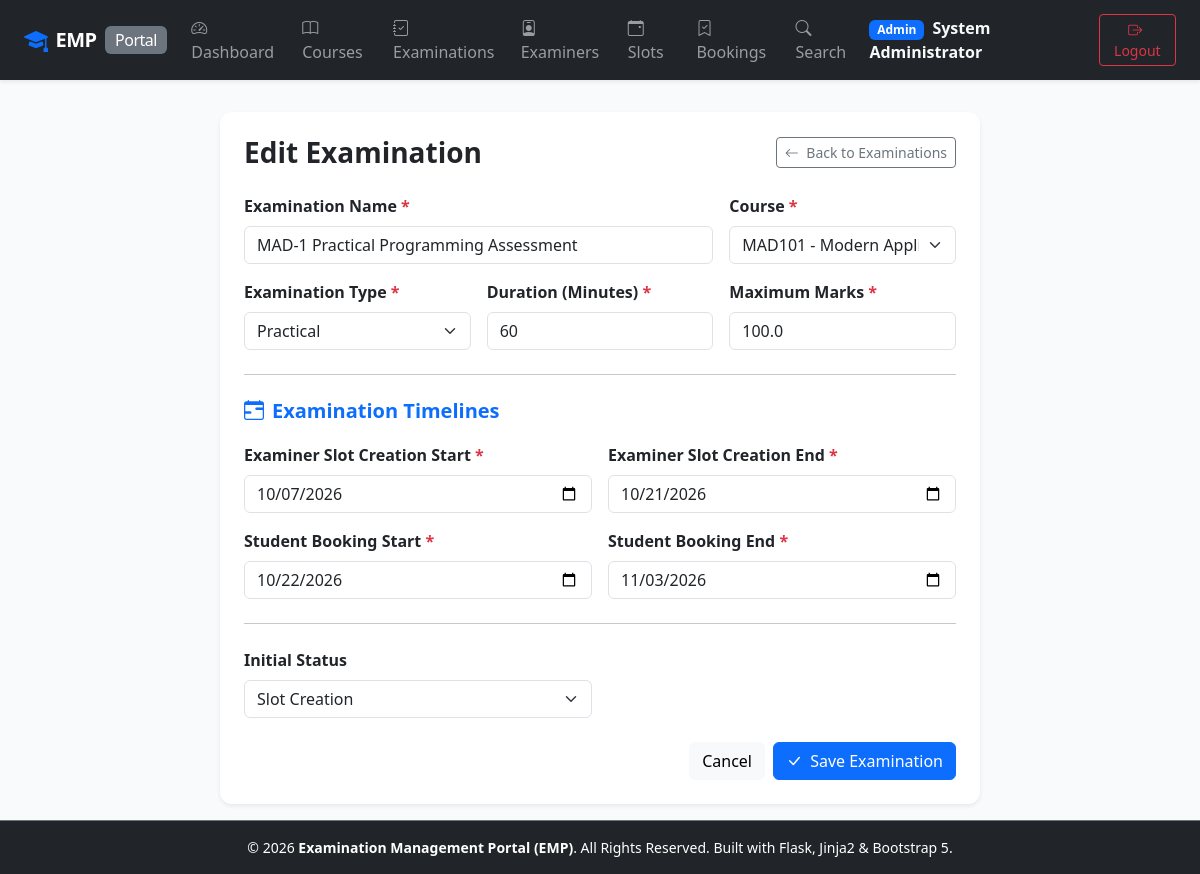
Screenshot of /admin/examinations/2/edit (signed in) with the database file from the repository.
### app/models.py (models this page shows, shortened)
class User(UserMixin, db.Model):
    __tablename__ = 'users'
    id = db.Column(db.Integer, primary_key=True)
    username = db.Column(db.String(80), unique=True, nullable=False, index=True)
    email = db.Column(db.String(120), unique=True, nullable=False, index=True)
    password_hash = db.Column(db.String(255), nullable=False)
    role = db.Column(db.String(20), nullable=False) # 'admin', 'examiner', 'student'
    full_name = db.Column(db.String(120), nullable=False)
    created_at = db.Column(db.DateTime, default=datetime.utcnow)
    examiner_profile = db.relationship('ExaminerProfile', backref='user', uselist=False, cascade='all, delete-orphan')
    student_profile = db.relationship('StudentProfile', backref='user', uselist=False, cascade='all, delete-orphan')
    created_slots = db.relationship('ExaminationSlot', backref='examiner', lazy='dynamic')
    student_bookings = db.relationship('Booking', backref='student', lazy='dynamic')
    evaluations_given = db.relationship('Evaluation', backref='examiner', lazy='dynamic')
    @property
    def is_admin(self):
        return self.role == 'admin'

class Examination(db.Model):
    __tablename__ = 'examinations'
    id = db.Column(db.Integer, primary_key=True)
    course_id = db.Column(db.Integer, db.ForeignKey('courses.id', ondelete='CASCADE'), nullable=False)
    examination_name = db.Column(db.String(150), nullable=False)
    examination_type = db.Column(db.String(50), nullable=False, default='Viva') # 'Viva', 'Practical', 'Project Demo', 'Assessment'
    duration = db.Column(db.Integer, nullable=False, default=30) # Duration in minutes
    max_marks = db.Column(db.Float, nullable=False, default=100.0)
    slot_creation_start_date = db.Column(db.Date, nullable=False)
    slot_creation_end_date = db.Column(db.Date, nullable=False)
    slot_booking_start_date = db.Column(db.Date, nullable=False)
    slot_booking_end_date = db.Column(db.Date, nullable=False)
    status = db.Column(db.String(30), nullable=False, default='Draft')
    created_at = db.Column(db.DateTime, default=datetime.utcnow)
    rubrics = db.relationship('ExaminationRubric', backref='examination', cascade='all, delete-orphan', lazy='dynamic')
    slots = db.relationship('ExaminationSlot', backref='examination', cascade='all, delete-orphan', lazy='dynamic')

class Course(db.Model):
    __tablename__ = 'courses'
    id = db.Column(db.Integer, primary_key=True)
    course_code = db.Column(db.String(30), unique=True, nullable=False, index=True)
    course_name = db.Column(db.String(150), nullable=False)
    description = db.Column(db.Text, nullable=True)
    status = db.Column(db.String(20), nullable=False, default='active') # 'active', 'archived'
    created_at = db.Column(db.DateTime, default=datetime.utcnow)
    examinations = db.relationship('Examination', backref='course', cascade='all, delete-orphan', lazy='dynamic')

### app/admin/routes.py (the view, shortened to what this page needs)
@admin_bp.route('/examinations/<int:exam_id>/edit', methods=['GET', 'POST'])
@admin_required
def edit_examination(exam_id):
    exam = Examination.query.get_or_404(exam_id)
    courses_list = Course.query.filter_by(status='active').all()
    return render_template('admin/examination_form.html', action='Edit', exam=exam, courses=courses_list)

### app/__init__.py (called while the page is built)
@login_manager.user_loader
def load_user(user_id):
    return db.session.get(User, int(user_id))

### app/admin/routes.py (called while the page is built)
def admin_required(f):
    @wraps(f)
    @login_required
    def decorated_function(*args, **kwargs):
        if not current_user.is_admin:
            flash('Access denied. Admin privileges required.', 'danger')
            return redirect(url_for('index'))
        return f(*args, **kwargs)
    return decorated_function

### app/templates/admin/examination_form.html (shortened to what this page needs)
{% extends "base.html" %}
{% block content %}
<div class="row justify-content-center">
    <div class="col-md-8">
        <div class="card shadow-sm border-0 p-4">
            <div class="d-flex justify-content-between align-items-center mb-4">
                <h3 class="fw-bold mb-0">{{ action }} Examination</h3>
                <a href="{{ url_for('admin.examinations') }}" class="btn btn-outline-secondary btn-sm">
                    <i class="bi bi-arrow-left me-1"></i> Back to Examinations
                </a>
            </div>
            <form method="POST">
                <div class="row g-3">
                    <div class="col-md-8">
                        <label for="examination_name" class="form-label fw-semibold">Examination Name <span class="text-danger">*</span></label>
                        <input type="text" class="form-control" id="examination_name" name="examination_name" value="{{ exam.examination_name if exam else '' }}" required placeholder="e.g. End-Term Project Viva Voce">
                    </div>
                    <div class="col-md-4">
                        <label for="course_id" class="form-label fw-semibold">Course <span class="text-danger">*</span></label>
                        <select class="form-select" id="course_id" name="course_id" required>
                            {% for c in courses %}
                            <option value="{{ c.id }}" {% if exam and exam.course_id == c.id %}selected{% endif %}>
                                {{ c.course_code }} - {{ c.course_name }}
                            </option>
                            {% endfor %}
                        </select>
                    </div>
                    <div class="col-md-4">
                        <label for="examination_type" class="form-label fw-semibold">Examination Type <span class="text-danger">*</span></label>
                        <select class="form-select" id="examination_type" name="examination_type" required>
                            {% for t in ['Viva', 'Practical', 'Project Demo', 'Assessment'] %}
                            <option value="{{ t }}" {% if exam and exam.examination_type == t %}selected{% endif %}>{{ t }}</option>
                            {% endfor %}
                        </select>
                    </div>
                    <div class="col-md-4">
                        <label for="duration" class="form-label fw-semibold">Duration (Minutes) <span class="text-danger">*</span></label>
                        <input type="number" class="form-control" id="duration" name="duration" value="{{ exam.duration if exam else 30 }}" min="5" max="300" required>
                    </div>
                    <div class="col-md-4">
                        <label for="max_marks" class="form-label fw-semibold">Maximum Marks <span class="text-danger">*</span></label>
                        <input type="number" step="0.5" class="form-control" id="max_marks" name="max_marks" value="{{ exam.max_marks if exam else 100.0 }}" min="1" required>
                    </div>
                    <div class="col-12"><hr class="my-2"></div>
                    <div class="col-12"><h5 class="fw-bold text-primary mb-1"><i class="bi bi-calendar-range me-2"></i>Examination Timelines</h5></div>
                    <div class="col-md-6">
                        <label for="slot_creation_start_date" class="form-label fw-semibold">Examiner Slot Creation Start <span class="text-danger">*</span></label>
                        <input type="date" class="form-control" id="slot_creation_start_date" name="slot_creation_start_date" value="{{ exam.slot_creation_start_date if exam else '' }}" required>
                    </div>
                    <div class="col-md-6">
                        <label for="slot_creation_end_date" class="form-label fw-semibold">Examiner Slot Creation End <span class="text-danger">*</span></label>
                        <input type="date" class="form-control" id="slot_creation_end_date" name="slot_creation_end_date" value="{{ exam.slot_creation_end_date if exam else '' }}" required>
                    </div>
                    <div class="col-md-6">
                        <label for="slot_booking_start_date" class="form-label fw-semibold">Student Booking Start <span class="text-danger">*</span></label>
                        <input type="date" class="form-control" id="slot_booking_start_date" name="slot_booking_start_date" value="{{ exam.slot_booking_start_date if exam else '' }}" required>
                    </div>
                    <div class="col-md-6">
                        <label for="slot_booking_end_date" class="form-label fw-semibold">Student Booking End <span class="text-danger">*</span></label>
                        <input type="date" class="form-control" id="slot_booking_end_date" name="slot_booking_end_date" value="{{ exam.slot_booking_end_date if exam else '' }}" required>
                    </div>
                    <div class="col-12"><hr class="my-2"></div>
                    <div class="col-md-6">
                        <label for="status" class="form-label fw-semibold">Initial Status</label>
                        <select class="form-select" id="status" name="status">
                            <option value="Slot Creation" {% if exam and exam.status == 'Slot Creation' %}selected{% endif %}>Slot Creation</option>
                        </select>
                    </div>
                </div>
                <div class="d-flex justify-content-end gap-2 mt-4">
                    <a href="{{ url_for('admin.examinations') }}" class="btn btn-light">Cancel</a>
                    <button type="submit" class="btn btn-primary">
                        <i class="bi bi-check-lg me-1"></i> Save Examination
                    </button>
                </div>
            </form>
        </div>
    </div>
</div>
{% endblock %}

### app/templates/base.html (shortened to what this page needs)
<!DOCTYPE html>
<html lang="en">
<head>
    <link href="https://cdn.jsdelivr.net/npm/bootstrap@5.3.3/dist/css/bootstrap.min.css" rel="stylesheet">
    <link href="https://cdn.jsdelivr.net/npm/bootstrap-icons@1.11.3/font/bootstrap-icons.min.css" rel="stylesheet">
    <link href="{{ url_for('static', filename='css/custom.css') }}" rel="stylesheet">
</head>
<body>
    <nav class="navbar navbar-expand-lg navbar-dark bg-dark sticky-top shadow-sm">
        <div class="container-fluid px-lg-4">
            <a class="navbar-brand d-flex align-items-center" href="{{ url_for('index') }}">
                <i class="bi bi-mortarboard-fill text-primary me-2 fs-4"></i>
                <span class="fw-bold">EMP</span>
                <span class="badge bg-secondary ms-2 fs-6 fw-normal d-none d-sm-inline">Portal</span>
            </a>
            <div class="collapse navbar-collapse" id="navbarMain">
                <ul class="navbar-nav me-auto mb-2 mb-lg-0">
                    {% if current_user.is_authenticated %}
                        {% if current_user.is_admin %}
                            <li class="nav-item">
                                <a class="nav-link" href="{{ url_for('admin.dashboard') }}"><i class="bi bi-speedometer2 me-1"></i> Dashboard</a>
                            </li>
                            <li class="nav-item">
                                <a class="nav-link" href="{{ url_for('admin.courses') }}"><i class="bi bi-book me-1"></i> Courses</a>
                            </li>
                            <li class="nav-item">
                                <a class="nav-link" href="{{ url_for('admin.examinations') }}"><i class="bi bi-journal-check me-1"></i> Examinations</a>
                            </li>
                            <li class="nav-item">
                                <a class="nav-link" href="{{ url_for('admin.examiners') }}"><i class="bi bi-person-badge me-1"></i> Examiners</a>
                            </li>
                            <li class="nav-item">
                                <a class="nav-link" href="{{ url_for('admin.slots') }}"><i class="bi bi-calendar-event me-1"></i> Slots</a>
                            </li>
                            <li class="nav-item">
                                <a class="nav-link" href="{{ url_for('admin.bookings') }}"><i class="bi bi-bookmark-check me-1"></i> Bookings</a>
                            </li>
                            <li class="nav-item">
                                <a class="nav-link" href="{{ url_for('admin.search') }}"><i class="bi bi-search me-1"></i> Search</a>
                            </li>
                        {% endif %}
                    {% else %}
                        <li class="nav-item">
                            <a class="nav-link" href="{{ url_for('index') }}"><i class="bi bi-house-door me-1"></i> Home</a>
                        </li>
                    {% endif %}
                </ul>
                <ul class="navbar-nav ms-auto align-items-center">
                    {% if current_user.is_authenticated %}
                        <li class="nav-item me-3 text-light">
                            <span class="badge bg-primary me-1">{{ current_user.role|capitalize }}</span>
                            <span class="fw-semibold">{{ current_user.full_name }}</span>
                        </li>
                        <li class="nav-item">
                            <a class="btn btn-outline-danger btn-sm" href="{{ url_for('auth.logout') }}">
                                <i class="bi bi-box-arrow-right me-1"></i> Logout
                            </a>
                        </li>
                    {% endif %}
                </ul>
            </div>
        </div>
    </nav>
    <main class="main-content container-fluid px-lg-4 py-3">
        {% block content %}{% endblock %}
    </main>
    <footer class="bg-dark text-white text-center py-3 mt-auto border-top border-secondary">
        <div class="container-fluid">
            <p class="mb-0 small text-light-50">
                &copy; 2026 <strong>Examination Management Portal (EMP)</strong>. All Rights Reserved. Built with Flask, Jinja2 & Bootstrap 5.
            </p>
        </div>
    </footer>
</body>
</html>

### app/static/css/custom.css (style rules this page uses)
:root { --primary-color: #1e3a8a; --primary-dark: #0f172a; --accent-color: #3b82f6; --success-color: #059669; --warning-color: #d97706; --danger-color: #dc2626; --card-shadow: 0 4px 6px -1px rgba(0, 0, 0, 0.1), 0 2px 4px -1px rgba(0, 0, 0, 0.06); }
body { background-color: #f8fafc; font-family: system-ui, -apple-system, "Segoe UI", Roboto, "Helvetica Neue", Arial, sans-serif; color: #1e293b; min-height: 100vh; display: flex; flex-direction: column; }
.main-content { flex: 1; }
.navbar-brand { font-weight: 700; letter-spacing: -0.5px; }
.card { border: none; border-radius: 0.75rem; box-shadow: var(--card-shadow); transition: transform 0.15s ease-in-out, box-shadow 0.15s ease-in-out; }

### rows the page displays
User: role "Admin", full_name "System Administrator"
Examination: examination_name "MAD-1 Practical Programming Assessment", course_id "MAD101 - Modern Application Development I", examination_type "Practical", duration "60", max_marks "100.0", slot_creation_start_date "10/07/2026", slot_creation_end_date "10/21/2026", slot_booking_start_date "10/22/2026", slot_booking_end_date "11/03/2026", status "Slot Creation"

### other values shown
{{ action }} "Edit"
